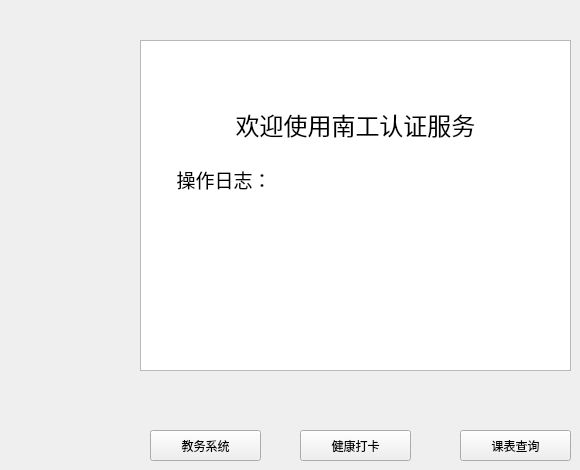
      <widget class="QWidget" name="page_home">
       <property name="layoutDirection">
        <enum>Qt::LeftToRight</enum>
       </property>
       <widget class="QToolButton" name="toolButton_4">
        <property name="geometry">
         <rect>
          <x>150</x>
          <y>430</y>
          <width>111</width>
          <height>31</height>
         </rect>
        </property>
        <property name="text">
         <string>教务系统</string>
        </property>
       </widget>
       <widget class="QToolButton" name="toolButton">
        <property name="geometry">
         <rect>
          <x>300</x>
          <y>430</y>
          <width>111</width>
          <height>31</height>
         </rect>
        </property>
        <property name="text">
         <string>健康打卡</string>
        </property>
       </widget>
       <widget class="QToolButton" name="toolButton_3">
        <property name="geometry">
         <rect>
          <x>460</x>
          <y>430</y>
          <width>111</width>
          <height>31</height>
         </rect>
        </property>
        <property name="text">
         <string>课表查询</string>
        </property>
       </widget>
       <widget class="QTextBrowser" name="textBrowserInteractInfo">
        <property name="geometry">
         <rect>
          <x>140</x>
          <y>40</y>
          <width>431</width>
          <height>331</height>
         </rect>
        </property>
        <property name="html">
         <string>&lt;!DOCTYPE HTML PUBLIC &quot;-//W3C//DTD HTML 4.0//EN&quot; &quot;http://www.w3.org/TR/REC-html40/strict.dtd&quot;&gt;
&lt;html&gt;&lt;head&gt;&lt;meta name=&quot;qrichtext&quot; content=&quot;1&quot; /&gt;&lt;meta charset=&quot;utf-8&quot; /&gt;&lt;style type=&quot;text/css&quot;&gt;
p, li { white-space: pre-wrap; }
&lt;/style&gt;&lt;/head&gt;&lt;body style=&quot; font-family:'Segoe UI'; font-size:10pt; font-weight:400; font-style:normal;&quot;&gt;
&lt;p align=&quot;center&quot; style=&quot;-qt-paragraph-type:empty; margin-top:0px; margin-bottom:0px; margin-left:0px; margin-right:0px; -qt-block-indent:0; text-indent:0px; font-family:'Microsoft YaHei UI'; font-size:10.5pt;&quot;&gt;&lt;br /&gt;&lt;/p&gt;
&lt;p align=&quot;center&quot; style=&quot;-qt-paragraph-type:empty; margin-top:0px; margin-bottom:0px; margin-left:0px; margin-right:0px; -qt-block-indent:0; text-indent:0px; font-family:'Microsoft YaHei UI'; font-size:14pt;&quot;&gt;&lt;br /&gt;&lt;/p&gt;
&lt;p align=&quot;center&quot; style=&quot;-qt-paragraph-type:empty; margin-top:0px; margin-bottom:0px; margin-left:0px; margin-right:0px; -qt-block-indent:0; text-indent:0px; font-family:'Microsoft YaHei UI'; font-size:14pt;&quot;&gt;&lt;br /&gt;&lt;/p&gt;
&lt;p align=&quot;center&quot; style=&quot; margin-top:0px; margin-bottom:0px; margin-left:0px; margin-right:0px; -qt-block-indent:0; text-indent:0px;&quot;&gt;&lt;span style=&quot; font-family:'Microsoft YaHei UI'; font-size:18pt;&quot;&gt;欢迎使用南工认证服务&lt;/span&gt;&lt;/p&gt;
&lt;p style=&quot;-qt-paragraph-type:empty; margin-top:0px; margin-bottom:0px; margin-left:0px; margin-right:0px; -qt-block-indent:0; text-indent:0px; font-family:'Microsoft YaHei UI'; font-size:14pt;&quot;&gt;&lt;br /&gt;&lt;/p&gt;
&lt;p style=&quot; margin-top:0px; margin-bottom:0px; margin-left:0px; margin-right:0px; -qt-block-indent:0; text-indent:0px;&quot;&gt;&lt;span style=&quot; font-family:'Microsoft YaHei UI'; font-size:14pt;&quot;&gt;      操作日志：&lt;/span&gt;&lt;/p&gt;
&lt;p style=&quot;-qt-paragraph-type:empty; margin-top:0px; margin-bottom:0px; margin-left:0px; margin-right:0px; -qt-block-indent:0; text-indent:0px; font-family:'Microsoft YaHei UI'; font-size:14pt;&quot;&gt;&lt;br /&gt;&lt;/p&gt;&lt;/body&gt;&lt;/html&gt;</string>
        </property>
       </widget>
      </widget>
